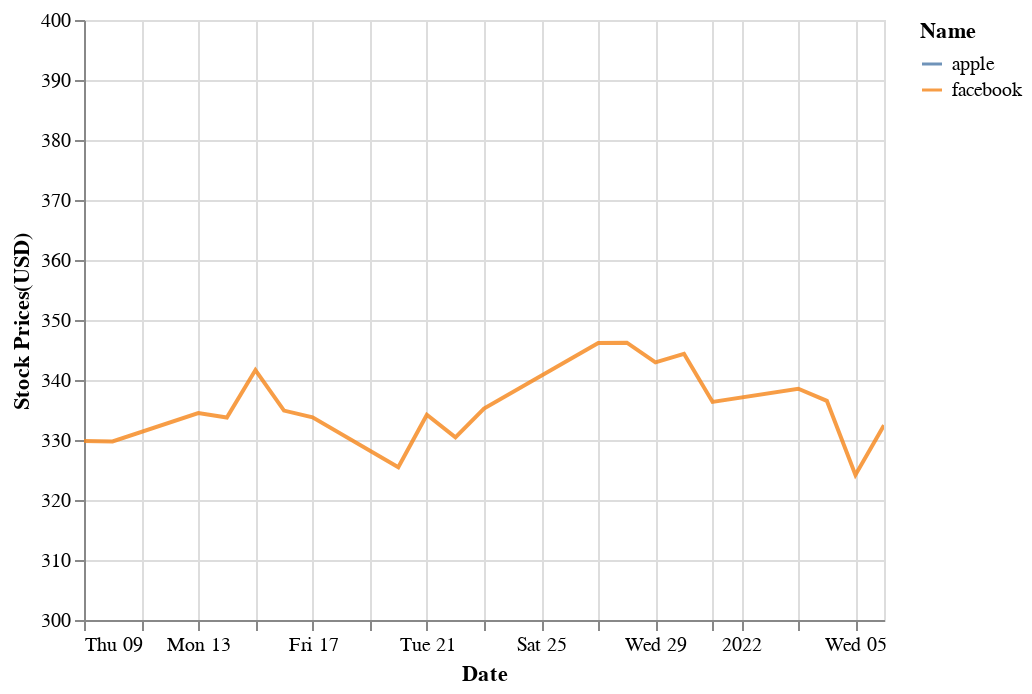

Notebook source saved alongside this figure:
### Code cell
chart

### Figure 1 — Vega-Lite specification as saved in the notebook (floating-point values rounded to 4 significant figures)
{"config": {"view": {"continuousWidth": 400, "continuousHeight": 300}}, "data": {"name": "data-2442c24fdce392c10a24e0f3f1a5388a"}, "mark": {"type": "line", "clip": true, "opacity": 0.8}, "encoding": {"color": {"type": "nominal", "field": "Name"}, "x": {"type": "temporal", "field": "Date"}, "y": {"type": "quantitative", "field": "Stock Prices(USD)", "scale": {"domain": [300, 400]}, "stack": null}}, "$schema": "https://vega.github.io/schema/vega-lite/v4.8.1.json", "datasets": {"data-2442c24fdce392c10a24e0f3f1a5388a": [{"Date": "09 December 2021", "Name": "apple", "Stock Prices(USD)": 174.6}, {"Date": "10 December 2021", "Name": "apple", "Stock Prices(USD)": 179.4}, {"Date": "13 December 2021", "Name": "apple", "Stock Prices(USD)": 175.7}, {"Date": "14 December 2021", "Name": "apple", "Stock Prices(USD)": 174.3}, {"Date": "15 December 2021", "Name": "apple", "Stock Prices(USD)": 179.3}, {"Date": "16 December 2021", "Name": "apple", "Stock Prices(USD)": 172.3}, {"Date": "17 December 2021", "Name": "apple", "Stock Prices(USD)": 171.1}, {"Date": "20 December 2021", "Name": "apple", "Stock Prices(USD)": 169.8}, {"Date": "21 December 2021", "Name": "apple", "Stock Prices(USD)": 173.0}, {"Date": "22 December 2021", "Name": "apple", "Stock Prices(USD)": 175.6}, {"Date": "23 December 2021", "Name": "apple", "Stock Prices(USD)": 176.3}, {"Date": "27 December 2021", "Name": "apple", "Stock Prices(USD)": 180.3}, {"Date": "28 December 2021", "Name": "apple", "Stock Prices(USD)": 179.3}, {"Date": "29 December 2021", "Name": "apple", "Stock Prices(USD)": 179.4}, {"Date": "30 December 2021", "Name": "apple", "Stock Prices(USD)": 178.2}, {"Date": "31 December 2021", "Name": "apple", "Stock Prices(USD)": 177.6}, {"Date": "03 January 2022", "Name": "apple", "Stock Prices(USD)": 182.0}, {"Date": "04 January 2022", "Name": "apple", "Stock Prices(USD)": 179.7}, {"Date": "05 January 2022", "Name": "apple", "Stock Prices(USD)": 174.9}, {"Date": "06 January 2022", "Name": "apple", "Stock Prices(USD)": 172.0}, {"Date": "09 December 2021", "Name": "facebook", "Stock Prices(USD)": 329.8}, {"Date": "10 December 2021", "Name": "facebook", "Stock Prices(USD)": 329.8}, {"Date": "13 December 2021", "Name": "facebook", "Stock Prices(USD)": 334.5}, {"Date": "14 December 2021", "Name": "facebook", "Stock Prices(USD)": 333.7}, {"Date": "15 December 2021", "Name": "facebook", "Stock Prices(USD)": 341.7}, {"Date": "16 December 2021", "Name": "facebook", "Stock Prices(USD)": 334.9}, {"Date": "17 December 2021", "Name": "facebook", "Stock Prices(USD)": 333.8}, {"Date": "20 December 2021", "Name": "facebook", "Stock Prices(USD)": 325.5}, {"Date": "21 December 2021", "Name": "facebook", "Stock Prices(USD)": 334.2}, {"Date": "22 December 2021", "Name": "facebook", "Stock Prices(USD)": 330.5}, {"Date": "23 December 2021", "Name": "facebook", "Stock Prices(USD)": 335.2}, {"Date": "27 December 2021", "Name": "facebook", "Stock Prices(USD)": 346.2}, {"Date": "28 December 2021", "Name": "facebook", "Stock Prices(USD)": 346.2}, {"Date": "29 December 2021", "Name": "facebook", "Stock Prices(USD)": 342.9}, {"Date": "30 December 2021", "Name": "facebook", "Stock Prices(USD)": 344.4}, {"Date": "31 December 2021", "Name": "facebook", "Stock Prices(USD)": 336.4}, {"Date": "03 January 2022", "Name": "facebook", "Stock Prices(USD)": 338.5}, {"Date": "04 January 2022", "Name": "facebook", "Stock Prices(USD)": 336.5}, {"Date": "05 January 2022", "Name": "facebook", "Stock Prices(USD)": 324.2}, {"Date": "06 January 2022", "Name": "facebook", "Stock Prices(USD)": 332.5}]}}
